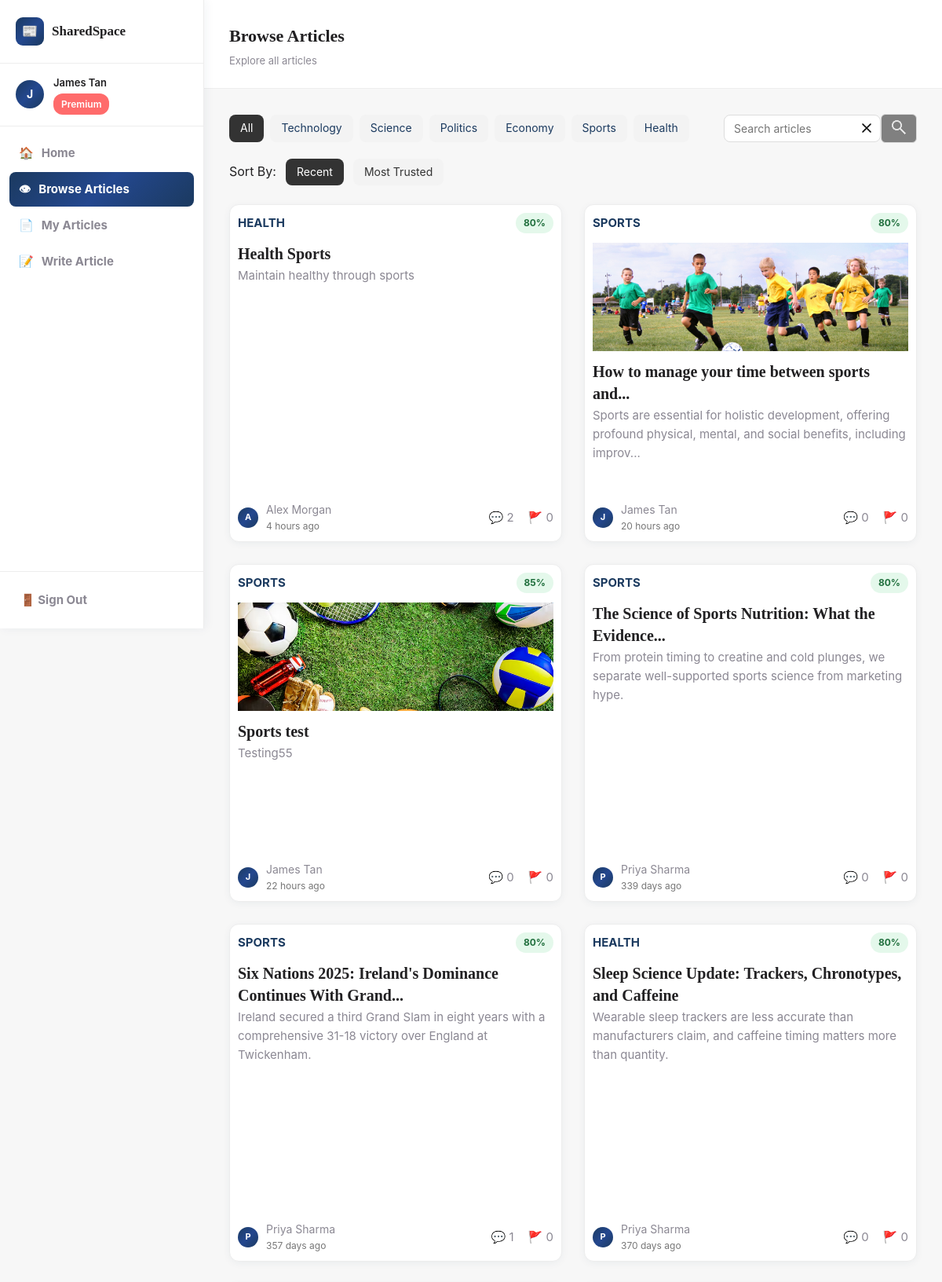
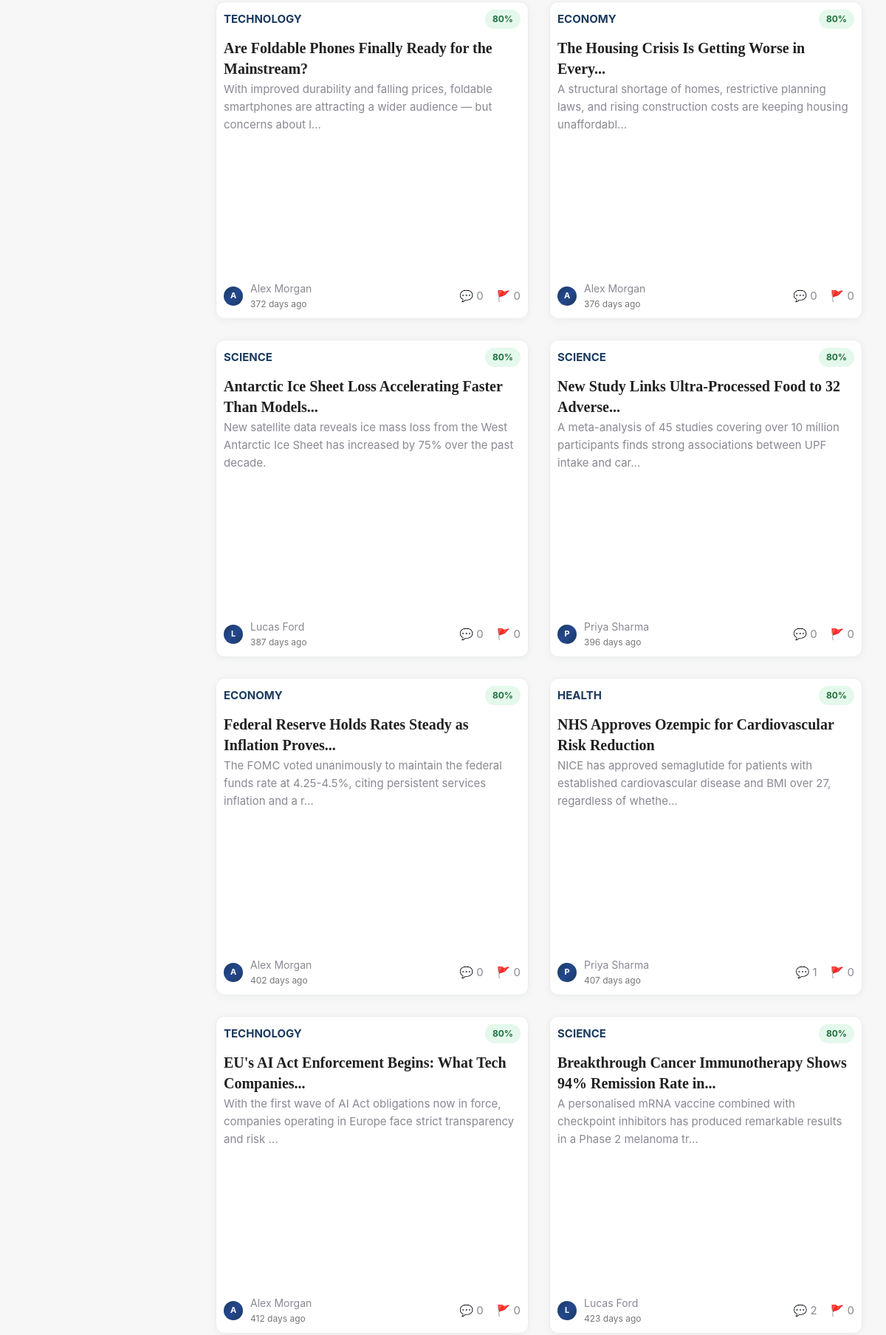
/pages/browse.php (signed in, upper part), run on the app's committed database (2 pictures, top to bottom).
### tables this page shows
CREATE TABLE `users` (
  `id` int(11) NOT NULL,
  `email` varchar(255) NOT NULL,
  `password` varchar(255) NOT NULL,
  `full_name` varchar(255) DEFAULT NULL,
  `bio` text DEFAULT NULL,
  `avatar_url` text DEFAULT NULL,
  `role` enum('free','premium','category_admin','system_admin','ai_trainer') NOT NULL DEFAULT 'free',
  `is_premium` tinyint(1) NOT NULL DEFAULT 0,
  `is_suspended` tinyint(1) NOT NULL DEFAULT 0,
  `created_at` datetime NOT NULL DEFAULT current_timestamp(),
  `updated_at` datetime NOT NULL DEFAULT current_timestamp() ON UPDATE current_timestamp()
);

CREATE TABLE `articles` (
  `id` int(11) NOT NULL,
  `title` varchar(500) NOT NULL,
  `excerpt` text NOT NULL,
  `content` longtext NOT NULL,
  `author_id` int(11) NOT NULL,
  `category_id` int(11) NOT NULL,
  `trust_score` tinyint(4) NOT NULL DEFAULT 80,
  `has_media` tinyint(1) NOT NULL DEFAULT 0,
  `image_path` varchar(255) DEFAULT NULL,
  `is_premium_only` tinyint(1) NOT NULL DEFAULT 0,
  `published_at` datetime NOT NULL DEFAULT current_timestamp(),
  `created_at` datetime NOT NULL DEFAULT current_timestamp(),
  `updated_at` datetime NOT NULL DEFAULT current_timestamp() ON UPDATE current_timestamp()
);

CREATE TABLE `categories` (
  `id` int(11) NOT NULL,
  `name` varchar(100) NOT NULL,
  `description` text DEFAULT NULL,
  `admin_user_id` int(11) DEFAULT NULL,
  `created_at` datetime NOT NULL DEFAULT current_timestamp()
);

### includes/entities/User.php (called while the page is built, shortened)
<?php
class User {
    public string $fullName;
    public function __construct(array $row) {
        $this->fullName    = $row['full_name'] ?? '';
        $this->role        = $row['role']       ?? 'free';
    }
    public function initial(): string {
        return strtoupper(mb_substr($this->fullName, 0, 1)) ?: '?';
    }
}

### includes/db.php (called while the page is built, shortened)
<?php
class DB {
    private static ?PDO $pdo = null;
    public static function get(): PDO {
        if (self::$pdo === null) {
            $dsn = sprintf('mysql:host=%s;port=%s;dbname=%s;charset=utf8mb4',
                DB_HOST, DB_PORT, DB_NAME);
            self::$pdo = new PDO($dsn, DB_USER, DB_PASS, [
                PDO::ATTR_ERRMODE            => PDO::ERRMODE_EXCEPTION,
                PDO::ATTR_DEFAULT_FETCH_MODE => PDO::FETCH_ASSOC,
                PDO::ATTR_EMULATE_PREPARES   => false,
            ]);
        }
        return self::$pdo;
    }
    public static function query(string $sql, array $params = []): array {
        $stmt = self::get()->prepare($sql);
        $stmt->execute($params);
        return $stmt->fetchAll();
    }
    public static function first(string $sql, array $params = []): ?array {
        $rows = self::query($sql, $params);
        return $rows[0] ?? null;
    }
}

### includes/controllers/AuthController.php (called while the page is built, shortened)
<?php
require_once __DIR__ . '/../entities/User.php';
class AuthController {
    public function currentUser(): ?User {
        static $cache = [];
        $id = $_SESSION['user_id'];
        if (!isset($cache[$id])) {
            $row        = DB::first('SELECT * FROM users WHERE id = ?', [$id]);
            $cache[$id] = $row ? new User($row) : null;
        }
        return $cache[$id];
    }
}

### includes/controllers/ArticleController.php (called while the page is built, shortened)
<?php
require_once __DIR__ . '/../entities/Article.php';
class ArticleController {
    public function getByCategory($category = null, $sort = 'recent', $search = null): array {
        $sql = 'SELECT a.*, u.full_name AS author_name, c.name AS category_name
                FROM articles a
                JOIN users u ON u.id = a.author_id
                JOIN categories c ON c.id = a.category_id';
        $conditions = [];
        $params = [];
        if ($sort === 'recent') {
            $sql .= ' ORDER BY a.published_at DESC';
        } else {
            $sql .= ' ORDER BY a.trust_score DESC, a.published_at DESC';
        }
        $rows = DB::query($sql, $params);
        return array_map(fn($r) => new Article($r), $rows);
    }
 }

### includes/entities/Article.php (called while the page is built, shortened)
<?php
class Article {
    public string $authorName;
    public function __construct(array $row) {
        $this->id            = (int)$row['id'];
        $this->title         = $row['title'];
        $this->excerpt       = $row['excerpt'];
        $this->authorName    = $row['author_name']   ?? '';
        $this->categoryName  = $row['category_name'] ?? '';
        $this->trustScore    = (int)$row['trust_score'];
        $this->publishedAt   = $row['published_at'] ?? '';
        $this->imagePath = $row['image_path'] ?? null;
    }
    public function authorInitial(): string {
        return strtoupper(mb_substr($this->authorName, 0, 1)) ?: '?';
    }
}

### includes/textlimit.php (called while the page is built)
<?php
function limit_words($text, $limit) {
    $words = explode(" ", trim($text));
    if (count($words) > $limit) {
        $text = implode(" ", array_slice($words, 0, $limit)) . "...";
    }
    return $text;
}
?>

### includes/controllers/CommentController.php (called while the page is built, shortened)
<?php
class CommentController {
    public function countByArticle(int $articleId): int {
        return (int) DB::query(
            'SELECT COUNT(*) AS count
            FROM comments
            WHERE article_id = ?',
            [$articleId]
        )[0]['count'];
    }
}

### includes/layout.php (the view, shortened to what this page needs)
<?php
require_once __DIR__ . '/controllers/AuthController.php';
require_once __DIR__ . '/controllers/ArticleController.php';
require_once __DIR__ . '/controllers/CommentController.php';
require_once __DIR__ . '/textlimit.php';
function page_head(string $title): void { ?>
<!DOCTYPE html>
<html lang="en">
<head>
    <link rel="stylesheet" href="/public/css/app.css" />
</head>
<body>
<?php }
function page_foot(): void { ?>
</body>
</html>
<?php }
function sidebar(User $user): void {
    $path  = parse_url($_SERVER['REQUEST_URI'], PHP_URL_PATH);
    $links = [
        ['href' => '/dashboard.php',         'icon' => '🏠', 'label' => 'Home'],
        ['href' => '/pages/browse.php',      'icon' => '👁', 'label' => 'Browse Articles'],
        ['href' => '/pages/my-articles.php', 'icon' => '📄', 'label' => 'My Articles'],
        ['href' => '/pages/write.php',       'icon' => '📝', 'label' => 'Write Article'],
    ];
    ?>
<aside class="sidebar">
    <div class="sidebar-logo">
        <a href="/dashboard.php" class="logo-link">
            <div class="logo-icon">📰</div>
            <span class="logo-text">SharedSpace</span>
        </a>
    </div>
    <div class="sidebar-user">
        <div class="user-avatar"><?= htmlspecialchars($user->initial()) ?></div>
        <div class="user-info">
            <p class="user-name"><?= htmlspecialchars($user->fullName) ?></p>
             <?php if ($user->role === 'premium'): ?>
                <span class="role-badge premium">Premium</span>
            <?php else: ?>
            <span class="role-badge free">Free</span>
             <?php endif; ?>
        </div>
    </div>
    <nav class="sidebar-nav">
        <ul>
        <?php foreach ($links as $link): ?>
            <li>
                <a href="<?= $link['href'] ?>"
                   class="nav-link <?= $path === $link['href'] ? 'active' : '' ?>">
                    <span><?= $link['icon'] ?></span>
                    <?= htmlspecialchars($link['label']) ?>
                </a>
            </li>
        <?php endforeach; ?>
        </ul>
    </nav>
    <div class="sidebar-footer">
        <a href="/logout.php" class="nav-link logout">🚪 Sign Out</a>
    </div>
</aside>
<?php }
function dash_header(string $title, string $subtitle = ''): void { ?>
<header class="dash-header">
    <div>
        <h1 class="dash-title"><?= htmlspecialchars($title) ?></h1>
        <?php if ($subtitle): ?>
        <p class="dash-subtitle"><?= htmlspecialchars($subtitle) ?></p>
        <?php endif; ?>
    </div>
</header>
<?php }
    if ($err): ?><div class="alert alert-error"><?= htmlspecialchars($err) ?></div><?php endif;
    if ($ok):  ?><div class="alert alert-success"><?= htmlspecialchars($ok) ?></div><?php endif;
function trust_badge(int $score): string {
    $cls = $score >= 80 ? 'high' : ($score >= 60 ? 'mid' : 'low');
    return "<span class=\"trust-badge trust-{$cls}\">{$score}%</span>";
}
function relative_time(string $dateStr): string {
    $diff  = time() - strtotime($dateStr);
    $hours = (int)($diff / 3600);
    if ($hours < 24) return $hours . ' hour' . ($hours > 1 ? 's' : '') . ' ago';
    $days = (int)($hours / 24);
    return $days . ' day' . ($days > 1 ? 's' : '') . ' ago';
}
function article_card(Article $article, User $user): void {
    $url = '/pages/article.php?id=' . $article->id;
    $isPremiumUser = $user->role === 'premium';
    $hasImage = !empty($article->imagePath);
    $isPremiumArticle = $hasImage;
    $commentCtrl = new CommentController();
    $commentCount = $commentCtrl->countByArticle($article->id);
?>
<a href="<?= $url ?>" class="article-card-link">
<div class="article-card">
    <div class="card-top">
        <span class="category-tag"><?= htmlspecialchars($article->categoryName) ?></span>
        <?= trust_badge($article->trustScore) ?>
    </div>
    <?php if ($hasImage): ?>
    <div class="card-image">
        <img src="/public/<?= htmlspecialchars($article->imagePath) ?>">
    </div>
    <?php endif; ?>
    <h3 class="card-title">
        <?= htmlspecialchars(limit_words($article->title, 8)) ?>
    </h3>
<?php if ($isPremiumArticle && !$isPremiumUser): ?>
    <p class="card-excerpt">Upgrade to Premium to access this article...</p>
<?php else: ?>
    <p class="card-excerpt">
    <?php
    $excerpt = $article->excerpt;
    if (mb_strlen($excerpt, 'UTF-8') > 120) {
        echo htmlspecialchars(mb_substr($excerpt, 0, 120, 'UTF-8')) . '...';
    } else {
        echo htmlspecialchars($excerpt);
    }
    ?>
    </p>
<?php endif; ?>
    <div class="card-footer">
    <div class="footer-left">
        <div class="author-avatar">
            <?= htmlspecialchars($article->authorInitial()) ?>
        </div>
        <div class="author-info">
            <div class="author-name">
                <?= htmlspecialchars($article->authorName) ?>
            </div>
            <div class="card-time">
                <?= relative_time($article->publishedAt) ?>
            </div>
        </div>
    </div>
    <div class="footer-actions">
        <div class="meta-item">
            <span class="meta-icon">💬</span>
            <span class="meta-count"><?= $commentCount ?></span>
        </div>
        <div class="meta-item">
            <span class="meta-icon">🚩</span>
            <span class="meta-count">0</span>
        </div>
    </div>
</div>
</div>
</a>
<?php
}

### pages/browse.php (shortened to what this page needs)
<?php
require_once __DIR__ . '/../includes/layout.php';
require_once __DIR__ . '/../includes/controllers/AuthController.php';
require_once __DIR__ . '/../includes/controllers/ArticleController.php';
$auth = new AuthController();
$articleCtrl = new ArticleController();
$auth->requireAuth();
$user = $auth->currentUser();
$category = $_GET['category'] ?? null;
$sort = $_GET['sort'] ?? 'recent';
$search = $_GET['search'] ?? null;
$articles = $articleCtrl->getByCategory($category, $sort, $search);
page_head('Browse Articles');
?>
<div class="dashboard-layout">
<?php sidebar($user); ?>
<main>
<?php dash_header('Browse Articles', 'Explore all articles'); ?>
<div class="page-content">
    <div class="filter-row">
    <div class="category-filters">
        <a href="browse.php?sort=<?= $sort ?>&search=<?= $search ?>"
        class="<?= $category == null ? 'active-filter' : '' ?>">All</a>
        <a href="?category=technology&sort=<?= $sort ?>&search=<?= $search ?>"
        class="<?= $category == 'technology' ? 'active-filter' : '' ?>">Technology</a>
        <a href="?category=science&sort=<?= $sort ?>&search=<?= $search ?>"
        class="<?= $category == 'science' ? 'active-filter' : '' ?>">Science</a>
        <a href="?category=politics&sort=<?= $sort ?>&search=<?= $search ?>"
        class="<?= $category == 'politics' ? 'active-filter' : '' ?>">Politics</a>
        <a href="?category=economy&sort=<?= $sort ?>&search=<?= $search ?>"
        class="<?= $category == 'economy' ? 'active-filter' : '' ?>">Economy</a>
        <a href="?category=sports&sort=<?= $sort ?>&search=<?= $search ?>"
        class="<?= $category == 'sports' ? 'active-filter' : '' ?>">Sports</a>
        <a href="?category=health&sort=<?= $sort ?>&search=<?= $search ?>"
        class="<?= $category == 'health' ? 'active-filter' : '' ?>">Health</a>
    </div>
    <form method="GET" class="search-bar">
        <div class="search-input-wrapper">
            <input
                type="text"
                id="searchInput"
                name="search"
                placeholder="Search articles"
                value="<?= htmlspecialchars($_GET['search'] ?? '') ?>"
            >
            <button type="button" id="clearSearch" class="clear-btn"><img src="/public/icons/clearicon.png" alt="Clear"></button>
        </div>
         <button type="submit" class="search-btn"> <img src="/public/icons/searchicon.png" alt="Search"></button>
    </form>
</div>
<div class="sort-filters">
<span>Sort By:</span>
<a href="?category=<?= $category ?>&sort=recent&search=<?= $search ?>"
class="sort-btn <?= $sort == 'recent' ? 'active-filter' : '' ?>">Recent
</a>
<a href="?category=<?= $category ?>&sort=trusted&search=<?= $search ?>"
class="sort-btn <?= $sort == 'trusted' ? 'active-filter' : '' ?>">Most Trusted
</a>
</div>
<div class="article-grid">
<?php if(empty($articles)): ?>
<p>No articles found.</p>
<?php else: ?>
<?php foreach($articles as $article): ?>
<?php article_card($article, $user); ?>
<?php endforeach; ?>
<?php endif; ?>
</div>
</div>
</main>
</div>
<?php page_foot(); ?>

### data on the page
users: full_name "J", full_name "James Tan"
articles: category.name "HEALTH", trust_score "80", title "Health Sports", excerpt "Maintain healthy through sports", author.full_name "A", author.full_name "Alex Morgan", published_at "4 hours ago", commentCount "2"
articles: category.name "SPORTS", trust_score "80", image_path (picture), title "How to manage your time between sports and...", excerpt "Sports are essential for holistic development, offering profound physical, mental, and social benefits, including improv", author.full_name "J", author.full_name "James Tan", published_at "20 hours ago", commentCount "0"
articles: category.name "SPORTS", trust_score "85", image_path (picture), title "Sports test", excerpt "Testing55", author.full_name "J", author.full_name "James Tan", published_at "22 hours ago", commentCount "0"
articles: category.name "SPORTS", trust_score "80", title "The Science of Sports Nutrition: What the Evidence...", excerpt "From protein timing to creatine and cold plunges, we separate well-supported sports science from marketing hype.", author.full_name "P", author.full_name "Priya Sharma", published_at "339 days ago", commentCount "0"
articles: category.name "SPORTS", trust_score "80", title "Six Nations 2025: Ireland's Dominance Continues With Grand...", excerpt "Ireland secured a third Grand Slam in eight years with a comprehensive 31-18 victory over England at Twickenham.", author.full_name "P", author.full_name "Priya Sharma", published_at "357 days ago", commentCount "1"
articles: category.name "HEALTH", trust_score "80", title "Sleep Science Update: Trackers, Chronotypes, and Caffeine", excerpt "Wearable sleep trackers are less accurate than manufacturers claim, and caffeine timing matters more than quantity.", author.full_name "P", author.full_name "Priya Sharma", published_at "370 days ago", commentCount "0"
articles: category.name "TECHNOLOGY", trust_score "80", title "Are Foldable Phones Finally Ready for the Mainstream?", excerpt "With improved durability and falling prices, foldable smartphones are attracting a wider audience — but concerns about l", author.full_name "A", author.full_name "Alex Morgan", published_at "372 days ago", commentCount "0"
articles: category.name "ECONOMY", trust_score "80", title "The Housing Crisis Is Getting Worse in Every...", excerpt "A structural shortage of homes, restrictive planning laws, and rising construction costs are keeping housing unaffordabl", author.full_name "A", author.full_name "Alex Morgan", published_at "376 days ago", commentCount "0"
articles: category.name "SCIENCE", trust_score "80", title "Antarctic Ice Sheet Loss Accelerating Faster Than Models...", excerpt "New satellite data reveals ice mass loss from the West Antarctic Ice Sheet has increased by 75% over the past decade.", author.full_name "L", author.full_name "Lucas Ford", published_at "387 days ago", commentCount "0"
articles: category.name "SCIENCE", trust_score "80", title "New Study Links Ultra-Processed Food to 32 Adverse...", excerpt "A meta-analysis of 45 studies covering over 10 million participants finds strong associations between UPF intake and car", author.full_name "P", author.full_name "Priya Sharma", published_at "396 days ago", commentCount "0"
articles: category.name "ECONOMY", trust_score "80", title "Federal Reserve Holds Rates Steady as Inflation Proves...", excerpt "The FOMC voted unanimously to maintain the federal funds rate at 4.25-4.5%, citing persistent services inflation and a r", author.full_name "A", author.full_name "Alex Morgan", published_at "402 days ago", commentCount "0"
articles: category.name "HEALTH", trust_score "80", title "NHS Approves Ozempic for Cardiovascular Risk Reduction", excerpt "NICE has approved semaglutide for patients with established cardiovascular disease and BMI over 27, regardless of whethe", author.full_name "P", author.full_name "Priya Sharma", published_at "407 days ago", commentCount "1"
articles: category.name "TECHNOLOGY", trust_score "80", title "EU's AI Act Enforcement Begins: What Tech Companies...", excerpt "With the first wave of AI Act obligations now in force, companies operating in Europe face strict transparency and risk", author.full_name "A", author.full_name "Alex Morgan", published_at "412 days ago", commentCount "0"
articles: category.name "SCIENCE", trust_score "80", title "Breakthrough Cancer Immunotherapy Shows 94% Remission Rate in...", excerpt "A personalised mRNA vaccine combined with checkpoint inhibitors has produced remarkable results in a Phase 2 melanoma tr", author.full_name "L", author.full_name "Lucas Ford", published_at "423 days ago", commentCount "2"

### other printed values
$link['icon'] "🏠"
$link['label'] "Home"
$link['icon'] "👁"
$link['label'] "Browse Articles"
$link['icon'] "📄"
$link['label'] "My Articles"
$link['icon'] "📝"
$link['label'] "Write Article"
$title "Browse Articles"
$subtitle "Explore all articles"
